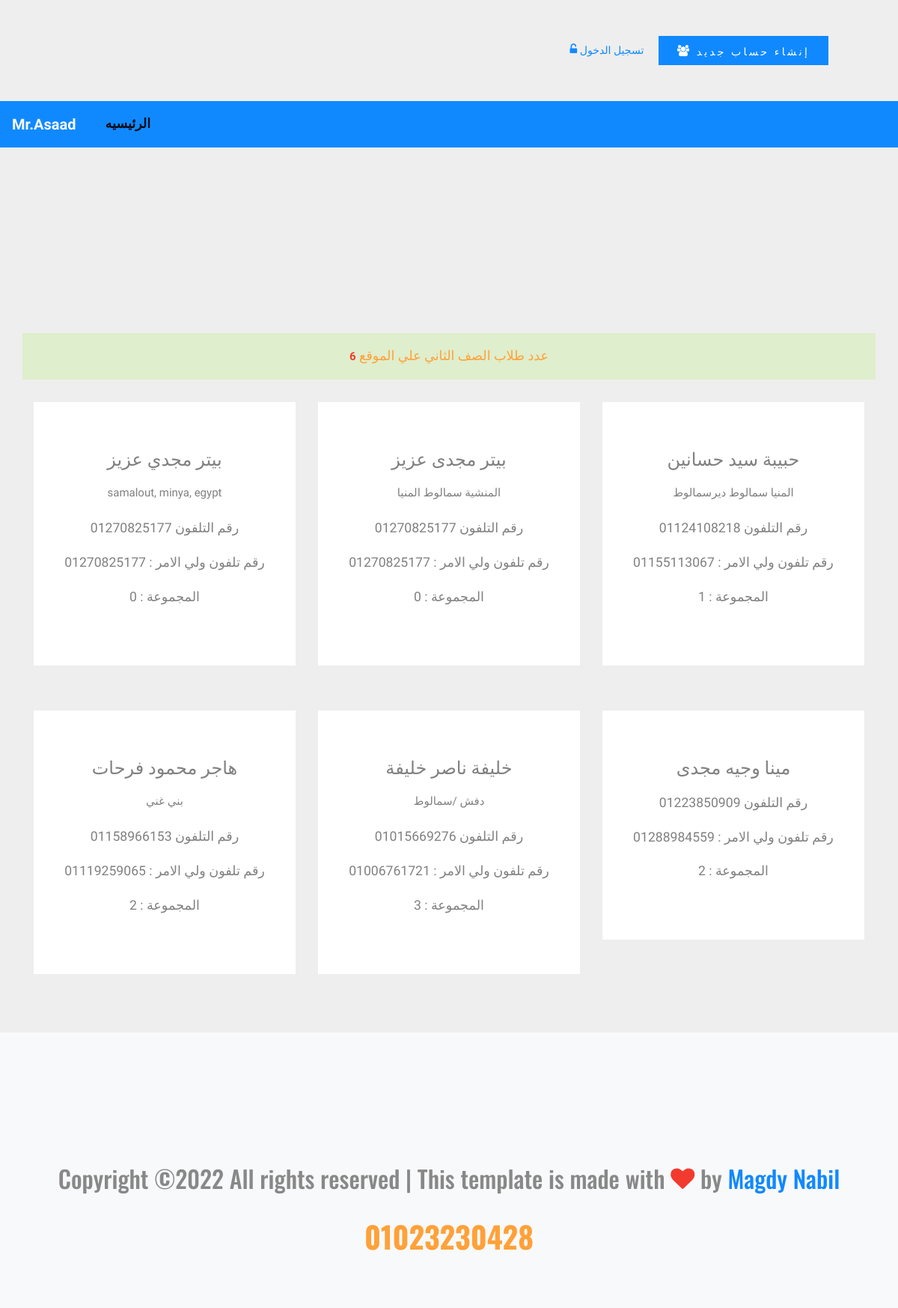
The page /level3_std.php on the database its author committed.
### tables this page shows
CREATE TABLE `sin_up` (
  `user_id` int(11) NOT NULL,
  `user` text NOT NULL,
  `user_name` text NOT NULL,
  `Password` text NOT NULL,
  `address` text NOT NULL,
  `phone` text NOT NULL,
  `fphone` text NOT NULL,
  `year` text NOT NULL,
  `level` text NOT NULL,
  `group` text NOT NULL,
  `status` text NOT NULL,
  `date` text NOT NULL
);

### public_html/level3_std.php (the view, shortened to what this page needs)
<?php
include_once("include/connect.php");
$posts=mysqli_query($connect,"SELECT * from sin_up where `level` ='level3'");
$post=mysqli_num_rows($posts);
?>
<!doctype html>
<html lang="en" class="first">
<head>
    <link rel="stylesheet" href="fonts/icomoon/style.css">
    <link rel="stylesheet" href="css/bootstrap.min.css">
    <link rel="stylesheet" href="css/jquery-ui.css">
    <link rel="stylesheet" href="css/owl.carousel.min.css">
    <link rel="stylesheet" href="css/owl.theme.default.min.css">
    <link rel="stylesheet" href="css/owl.theme.default.min.css">
    <link rel="stylesheet" href="css/jquery.fancybox.min.css">
    <link rel="stylesheet" href="css/bootstrap-datepicker.css">
    <link rel="stylesheet" href="fonts/flaticon/font/flaticon.css">
    <link rel="stylesheet" href="css/aos.css">
    <link href="css/jquery.mb.YTPlayer.min.css" media="all" rel="stylesheet" type="text/css">
    <link rel="stylesheet" href="css/style.css">
</head>
<body class="text-center" data-spy="scroll" data-target=".site-navbar-target" data-offset="300">
<div class="site-wrap">
    <?php
    include_once("include/header.php");
    ?>
    <div class="container mb-5" style="padding-top: 200px">
        <div class="row">
            <div class="col-lg-12 col-md-4 col-sm-4 col-xs-12 table-success p-3 text-center text-warning mt-5" ><span class="text-danger font-weight-bold"  "><?php echo  $post;?></span>  عدد طلاب الصف الثاني علي الموقع  </div>
            <?php
            $posts=mysqli_query( $connect ,"SELECT * FROM sin_up where level='level3' ");
            while($post=mysqli_fetch_assoc($posts)){
                echo'
        <div class="col-lg-4 col-md-4 col-sm-4 col-xs-12">
            <div class="box-part text-center">
                <div class="title">
                    <h4>'.$post['user'].'</h4>
                </div>
                <div class="text">
                    <span>'.$post['address'].'</span>
                </div>
                <p >رقم التلفون '.$post['phone'].' </p>
                <p >رقم تلفون ولي الامر : '.$post['fphone'].' </p>
                <p >المجموعة : '.$post['group'].' </p>';
                echo '
            </div>
        </div>
';}?>
        </div>
    </div>
<?php
include_once("include/footer.php");
?>
</body>
</html>

### public_html/css/style.css (style rules this page uses)
html { overflow-x: hidden; }
body { line-height: 1.7; color: gray; font-weight: 300; font-size: 1.1rem; }
h1, h2, h3, h4, h5, .h1, .h2, .h3, .h4, .h5 { font-family: "Oswald", sans-serif; }
.site-wrap:before { display: none; -webkit-transition: .3s all ease-in-out; -o-transition: .3s all ease-in-out; transition: .3s all ease-in-out; background: rgba(0, 0, 0, 0.6); content: ""; position: absolute; z-index: 2000; top: 0; left: 0; right: 0; bottom: 0; opacity: 0; visibility: hidden; }

### public_html/level3_std.php (style rules this page uses)
body { background: #eee; }
span { font-size:15px; }
.box-part { background:#FFF; border-radius:0; padding:60px 10px; margin:30px 0px; }
.text { margin:20px 0px; }

### rows shown on the page
sin_up: user "بيتر مجدي عزيز", address "samalout, minya, egypt", phone "01270825177", fphone "01270825177", group "0"
sin_up: user "بيتر مجدى عزيز", address "المنشية سمالوط المنيا", phone "01270825177", fphone "01270825177", group "0"
sin_up: user "حبيبة سيد حسانين", address "المنيا سمالوط ديرسمالوط", phone "01124108218", fphone "01155113067", group "1"
sin_up: user "هاجر محمود فرحات", address "بني غني", phone "01158966153", fphone "01119259065", group "2"
sin_up: user "خليفة ناصر خليفة", address "دفش /سمالوط", phone "01015669276", fphone "01006761721", group "3"
sin_up: user "مينا وجيه مجدى", phone "01223850909", fphone "01288984559", group "2"

### other values the page prints
$post "6"
